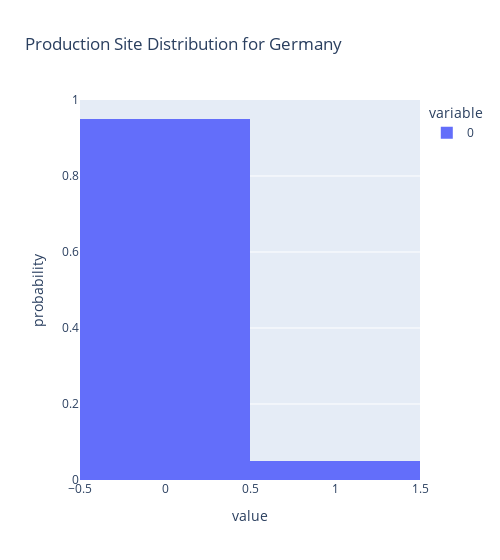

The code cell stored with this chart in its notebook:
### Code cell
# plot optimal production sites (no distinction between low and high capacity)
site = loc[1]
px.histogram(optimal_prodsites_dict[site],
             histnorm = 'probability',
             range_x = [-.5,1.5],
             width = 500,
             title="Production Site Distribution for " + site)

### Figure 1 — Plotly figure (JSON) as saved in the notebook; plotly's stock layout.template omitted (floating-point values rounded to 4 significant figures)
{"data": [{"alignmentgroup": "True", "bingroup": "x", "histnorm": "probability", "hovertemplate": "variable=0<br>value=%{x}<br>probability=%{y}<extra></extra>", "legendgroup": "0", "marker": {"color": "#636efa", "pattern": {"shape": ""}}, "name": "0", "offsetgroup": "0", "orientation": "v", "showlegend": true, "type": "histogram", "x": [0, 0, 0, 0, 0, 0, 0, 0, 0, 0, 0, 0, 0, 0, 0, 0, 0, 0, 0, 0, 0, 0, 0, 0, 1, 0, 0, 0, 0, 0, 0, 0, 0, 0, 0, 0, 0, 0, 0, 0, 0, 0, 0, 0, 0, 0, 0, 0, 0, 0, 0, 0, 0, 0, 0, 0, 0, 0, 0, 0, 0, 0, 0, 1, 0, 0, 0, 0, 0, 0, 0, 0, 0, 0, 0, 0, 0, 0, 0, 0, 0, 0, 0, 0, 0, 0, 0, 1, 0, 0, 0, 0, 0, 0, 0, 1, 0, 0, 0, 1], "xaxis": "x", "yaxis": "y"}], "layout": {"barmode": "relative", "legend": {"title": {"text": "variable"}, "tracegroupgap": 0}, "title": {"text": "Production Site Distribution for Germany"}, "width": 500, "xaxis": {"anchor": "y", "domain": [0, 1], "range": [-0.5, 1.5], "title": {"text": "value"}}, "yaxis": {"anchor": "x", "domain": [0, 1], "title": {"text": "probability"}}}}
